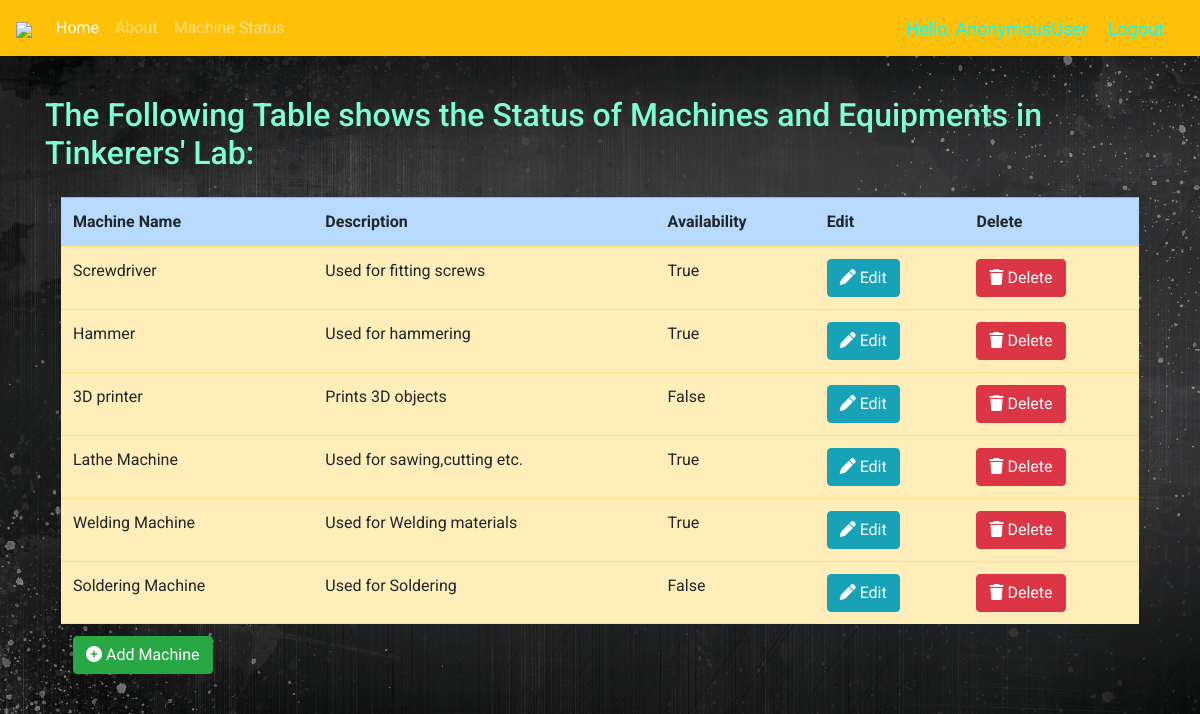
Screenshot of /inventory/ with the database file from the repository.
### inventory/models.py (models this page shows, shortened)
class Machine(models.Model):
    Name = models.CharField(max_length=100)
    Description = models.CharField(max_length=500)
    Availability = models.BooleanField()

### inventory/views.py (the view)
# urls.py: path('', views.IndexView.as_view(), name='index'),
class IndexView(generic.ListView):
    template_name = 'inventory/index.html'
    queryset= Machine.objects.all()
    context_object_name='all_machines'

### inventory/templates/inventory/index.html
{% extends 'inventory/base.html' %}
{% block body %}
<br>
<div class="container pt-3">
<h2>The Following Table shows the Status of Machines and Equipments in Tinkerers' Lab:</h2>
<div class="container p-3">
<table class="table">
    <tr class="table-primary">
        <th>Machine Name</th>
        <th> Description </th>
        <th>Availability</th>
        <th>Edit</th>
        <th>Delete</th>
    </tr>
    {% for Machine in all_machines %}
    <tr class="table-warning">
    <td>{{Machine.Name}}</td>
    <td>{{Machine.Description}}</td>
    <td>{{Machine.Availability}}</td>
    <td><a href="{% url 'edit-machine' Machine.pk %}" class="btn btn-info">
          <i class="fas fa-pen"></i> Edit
        </a></td>
    <td><a href="{% url 'delete-machine' Machine.pk %}" class="btn btn-danger">
          <i class="fas fa-trash"></i> Delete
        </a></td>
    </tr>
    {% endfor %}
    <tr>
    <td>
    <a href="{% url 'add-machine' %}" class="btn btn-success">
          <i class="fas fa-plus-circle"></i> Add Machine
        </a></td>
        <td></td>
        <td></td>
    </tr>
</table>
</div>
{% endblock body %}

### inventory/templates/inventory/base.html (shortened to what this page needs)
<!DOCTYPE html>
<html lang="en">
<head>
                <link rel="stylesheet" href="https://maxcdn.bootstrapcdn.com/bootstrap/4.4.1/css/bootstrap.min.css">
        {% load static %}
            <link rel="stylesheet" href="{% static 'inventory/styles.css' %}">
</head>
<body>
<nav class="navbar navbar-expand-lg navbar-dark bg-warning">
 <a class="navbar-brand" href="#" >
 <img src="https://www.tinkerers-lab.org/images/TL1.jpg" style="width:40px"></a>
  <div class="collapse navbar-collapse" id="navbarNav">
    <ul class="navbar-nav">
      <li class="nav-item active">
        <a class="nav-link" href="">Home</a>
      </li>
      <li class="nav-item">
        <a class="nav-link" href="">About</a>
      </li>
      <li class="nav-item">
        <a class="nav-link" href="{% url 'index' %}">Machine Status</a>
      </li>
    </ul>
  </div>
  <span style="font-size: 18px;color:aqua; margin-right: 20px;">Hello, {{request.user}}</span>
  <span ><a  style="font-size: 18px;color: aqua; margin-right: 20px;" href="{% url 'logout' %}">Logout</a></span>
</nav>
{% block body %}
{% endblock body %}
</body>
</html>

### inventory/static/inventory/styles.css (style rules this page uses)
body { font-family: 'Roboto', sans-serif; background-image: url("background.jpg"); color: aquamarine; }

### rows the page displays
Machine: Name "Screwdriver", Description "Used for fitting screws", Availability "True"
Machine: Name "Hammer", Description "Used for hammering", Availability "True"
Machine: Name "3D printer", Description "Prints 3D objects", Availability "False"
Machine: Name "Lathe Machine", Description "Used for sawing,cutting etc.", Availability "True"
Machine: Name "Welding Machine", Description "Used for Welding materials", Availability "True"
Machine: Name "Soldering Machine", Description "Used for Soldering", Availability "False"
